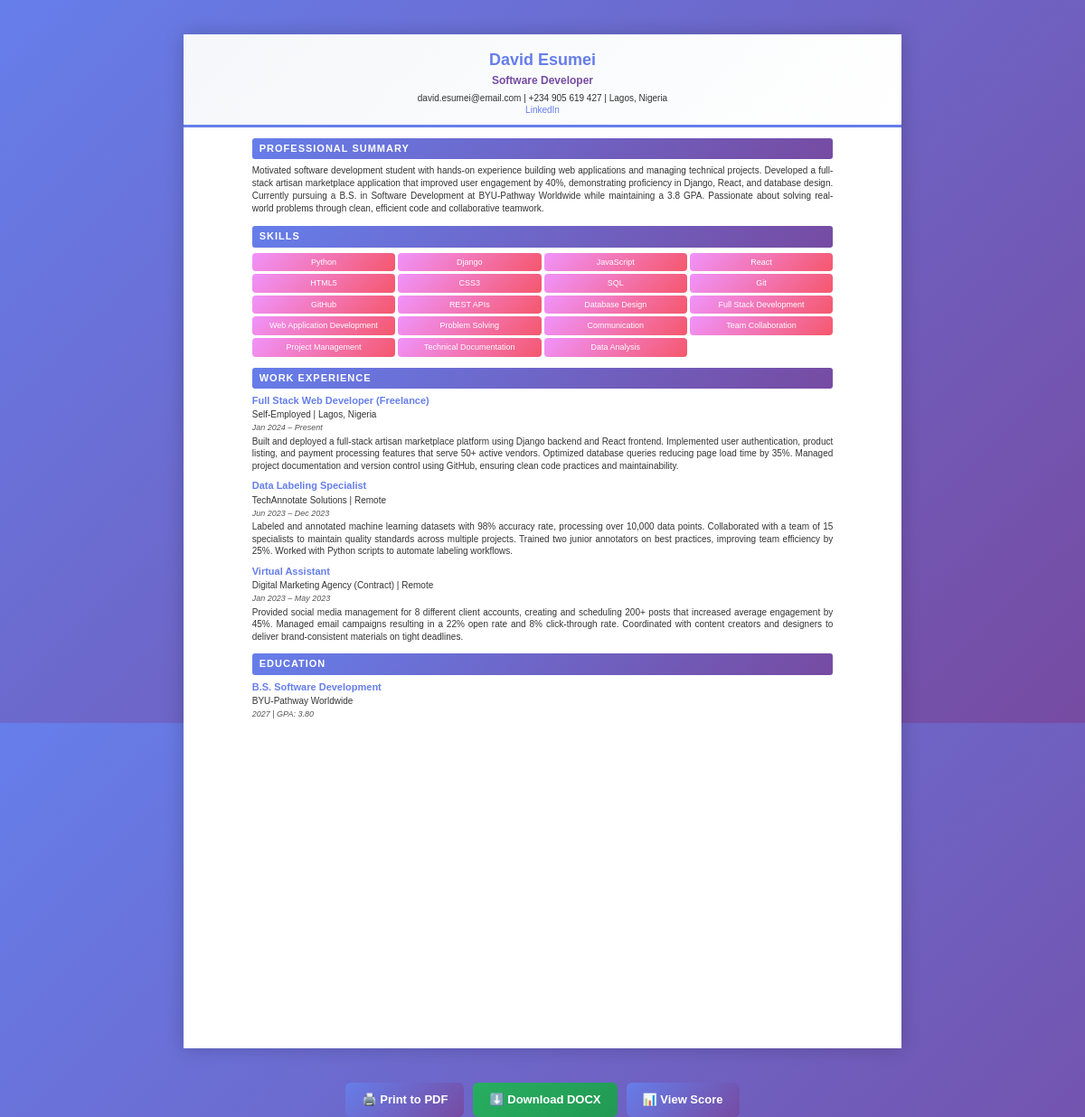
The app's page /display/2/ with its own data.
### resume/models.py (models this page shows, shortened)
class Resume(models.Model):
    full_name = models.CharField(max_length=100)
    email = models.EmailField()
    phone = models.CharField(max_length=20)
    location = models.CharField(max_length=100)
    linkedin = models.URLField(blank=True)
    target_position = models.CharField(max_length=100, blank=True)
    summary = models.TextField(blank=True)
    skills = models.TextField(blank=True)
    created_at = models.DateTimeField(auto_now_add=True)
    updated_at = models.DateTimeField(auto_now=True)

class WorkExperience(models.Model):
    resume = models.ForeignKey(Resume, on_delete=models.CASCADE, related_name='experiences')
    job_title = models.CharField(max_length=100)
    company = models.CharField(max_length=100)
    work_location = models.CharField(max_length=100, blank=True)
    duration = models.CharField(max_length=50, blank=True)
    description = models.TextField(blank=True)

class Education(models.Model):
    resume = models.ForeignKey(Resume, on_delete=models.CASCADE, related_name='educations')
    degree = models.CharField(max_length=100)
    institution = models.CharField(max_length=200)
    grad_year = models.CharField(max_length=10)
    gpa = models.CharField(max_length=10, blank=True, null=True)
    accomplishments = models.TextField(blank=True, null=True, help_text="Key achievements, skills learned, or notable accomplishments (comma-separated)")

### resume/views.py (the view)
# urls.py: path('display/<int:pk>/', views.resume_display, name='resume_display'),
def resume_display(request, pk):
    resume = get_object_or_404(
        Resume,
        pk=pk
    )
    educations = resume.educations.all()
    experiences = resume.experiences.all()
    skills_list = [
        skill.strip()
        for skill in (resume.skills or '').split(',')
        if skill.strip()
    ]
    for education in educations:
        education.accomplishments_list = [
            accomplishment.strip()
            for accomplishment in (
                education.accomplishments or ''
            ).split(',')
            if accomplishment.strip()
        ]
    return render(
        request,
        'resume/display.html',
        {
            'resume': resume,
            'educations': educations,
            'experiences': experiences,
            'skills_list': skills_list,
        }
    )

### resume/templates/resume/display.html (shortened to what this page needs)
<!DOCTYPE html>
<html lang="en">
<head>
</head>
<body>
    <div class="a4-page">
        <div class="header">
            <h1>{{ resume.full_name }}</h1>
            {% if resume.target_position %}<div class="position">{{ resume.target_position }}</div>{% endif %}
            <div class="contact">
                {% if resume.email %}{{ resume.email }}{% endif %}
                {% if resume.phone %} | {{ resume.phone }}{% endif %}
                {% if resume.location %} | {{ resume.location }}{% endif %}
                {% if resume.linkedin %}<br><a href="{{ resume.linkedin }}" target="_blank">LinkedIn</a>{% endif %}
            </div>
        </div>
        {% if resume.summary %}
        <div class="section">
            <div class="section-title">Professional Summary</div>
            <div class="summary">{{ resume.summary }}</div>
        </div>
        {% endif %}
        {% if skills_list %}
        <div class="section">
            <div class="section-title">Skills</div>
            <div class="skills-list">
                {% for skill in skills_list %}
                <div class="skill-item">{{ skill }}</div>
                {% endfor %}
            </div>
        </div>
        {% endif %}
        {% if experiences %}
        <div class="section">
            <div class="section-title">Work Experience</div>
            {% for exp in experiences %}
            <div class="experience-item">
                <h4>{{ exp.job_title }}</h4>
                <div style="font-size: 10px; color: #333; margin-bottom: 1px;">{{ exp.company }}{% if exp.work_location %} | {{ exp.work_location }}{% endif %}</div>
                <div class="meta">{% if exp.duration %}{{ exp.duration }}{% endif %}</div>
                {% if exp.description %}<div class="description">{{ exp.description }}</div>{% endif %}
            </div>
            {% endfor %}
        </div>
        {% endif %}
        {% if educations %}
        <div class="section">
            <div class="section-title">Education</div>
            {% for edu in educations %}
            <div class="education-item">
                <h4>{{ edu.degree }}</h4>
                <div style="font-size: 10px; color: #333; margin-bottom: 1px;">{{ edu.institution }}</div>
                <div class="meta">{{ edu.grad_year }}{% if edu.gpa %} | GPA: {{ edu.gpa }}{% endif %}</div>
            </div>
            {% endfor %}
        </div>
        {% endif %}
    </div>
    <div class="buttons">
        <a href="javascript:window.print()" class="btn btn-blue">🖨️ Print to PDF</a>
        <a href="{% url 'download_docx' resume.pk %}" class="btn btn-green">⬇️ Download DOCX</a>
        <a href="{% url 'resume_feedback' resume.pk %}" class="btn btn-blue">📊 View Score</a>
    </div>
</body>
</html>

### resume/templates/resume/display.html (style rules this page uses)
* { margin: 0; padding: 0; box-sizing: border-box; }
html, body { height: 100%; }
body { font-family: 'Calibri', 'Arial', sans-serif; line-height: 1.4; color: #000; background: linear-gradient(135deg, #667eea 0%, #764ba2 100%); padding: 0; }
.a4-page { width: 210mm; height: 297mm; margin: 10mm auto; padding: 20mm; background: white; box-shadow: 0 0 20px rgba(0,0,0,0.2); }
.header { text-align: center; margin-bottom: 12px; border-bottom: 3px solid #667eea; padding-bottom: 10px; background: linear-gradient(135deg, #f5f7fa 0%, #fff 100%); margin: -20mm -20mm 12px -20mm; padding: 16px 20mm 10px 20mm; }
.header h1 { font-size: 18px; color: #667eea; margin-bottom: 2px; font-weight: bold; }
.header .position { font-size: 12px; font-weight: bold; color: #764ba2; margin-bottom: 4px; }
.header .contact { font-size: 10px; color: #333; line-height: 1.3; }
.header .contact a { color: #667eea; text-decoration: none; }
.section { margin-bottom: 12px; page-break-inside: avoid; }
.section-title { font-size: 11px; font-weight: bold; text-transform: uppercase; color: white; background: linear-gradient(135deg, #667eea 0%, #764ba2 100%); padding: 4px 8px; margin-bottom: 6px; border-radius: 3px; letter-spacing: 1px; }
.summary { font-size: 10px; line-height: 1.4; color: #333; text-align: justify; }
.skills-list { display: grid; grid-template-columns: repeat(4, 1fr); gap: 3px; }
.skill-item { font-size: 9px; color: white; background: linear-gradient(135deg, #f093fb 0%, #f5576c 100%); padding: 4px 6px; border-radius: 4px; text-align: center; }
.experience-item, .education-item { margin-bottom: 8px; }
.experience-item h4, .education-item h4 { font-size: 11px; font-weight: bold; color: #667eea; margin-bottom: 1px; }
.meta { font-size: 9px; color: #555; font-style: italic; margin-bottom: 2px; }
.description { font-size: 10px; color: #333; line-height: 1.35; margin-bottom: 2px; text-align: justify; }
.buttons { margin-top: 20px; text-align: center; display: flex; justify-content: center; flex-wrap: wrap; gap: 10px; }
.btn { padding: 10px 18px; border-radius: 6px; text-decoration: none; font-size: 13px; font-weight: bold; color: white; transition: all 0.3s; }
.btn-blue { background: linear-gradient(135deg, #667eea 0%, #764ba2 100%); }
.btn-green { background: linear-gradient(135deg, #27ae60 0%, #229954 100%); }

### records on screen
Resume: full_name "David Esumei", target_position "Software Developer", email "david.esumei@email.com", phone "+234 905 619 427", location "Lagos, Nigeria", summary "Motivated software development student with hands-on experience building web applications and managing technical projects. Developed a full-stack artisan marketplace application that improved user engagement by 40%, demonstrating proficiency in Django, React, and database design. Currently pursuing a B.S. in Software Development at BYU-Pathway Worldwide while maintaining a 3.8 GPA. Passionate about solving real-world problems through clean, efficient code and collaborative teamwork."
WorkExperience: job_title "Full Stack Web Developer (Freelance)", company "Self-Employed", work_location "Lagos, Nigeria", duration "Jan 2024 – Present", description "Built and deployed a full-stack artisan marketplace platform using Django backend and React frontend. Implemented user authentication, product listing, and payment processing features that serve 50+ active vendors. Optimized database queries reducing page load time by 35%. Managed project documentation and version control using GitHub, ensuring clean code practices and maintainability."
WorkExperience: job_title "Data Labeling Specialist", company "TechAnnotate Solutions", work_location "Remote", duration "Jun 2023 – Dec 2023", description "Labeled and annotated machine learning datasets with 98% accuracy rate, processing over 10,000 data points. Collaborated with a team of 15 specialists to maintain quality standards across multiple projects. Trained two junior annotators on best practices, improving team efficiency by 25%. Worked with Python scripts to automate labeling workflows."
WorkExperience: job_title "Virtual Assistant", company "Digital Marketing Agency (Contract)", work_location "Remote", duration "Jan 2023 – May 2023", description "Provided social media management for 8 different client accounts, creating and scheduling 200+ posts that increased average engagement by 45%. Managed email campaigns resulting in a 22% open rate and 8% click-through rate. Coordinated with content creators and designers to deliver brand-consistent materials on tight deadlines."
Education: degree "B.S. Software Development", institution "BYU-Pathway Worldwide", grad_year "2027", gpa "3.80"

### other values on screen
{{ skill }} "Python" "Django" "JavaScript" "React" "HTML5" "CSS3" "SQL" "Git" "GitHub" "REST APIs" "Database Design" "Full Stack Development" "Web Application Development" "Problem Solving" "Communication" "Team Collaboration" "Project Management" "Technical Documentation" "Data Analysis"
